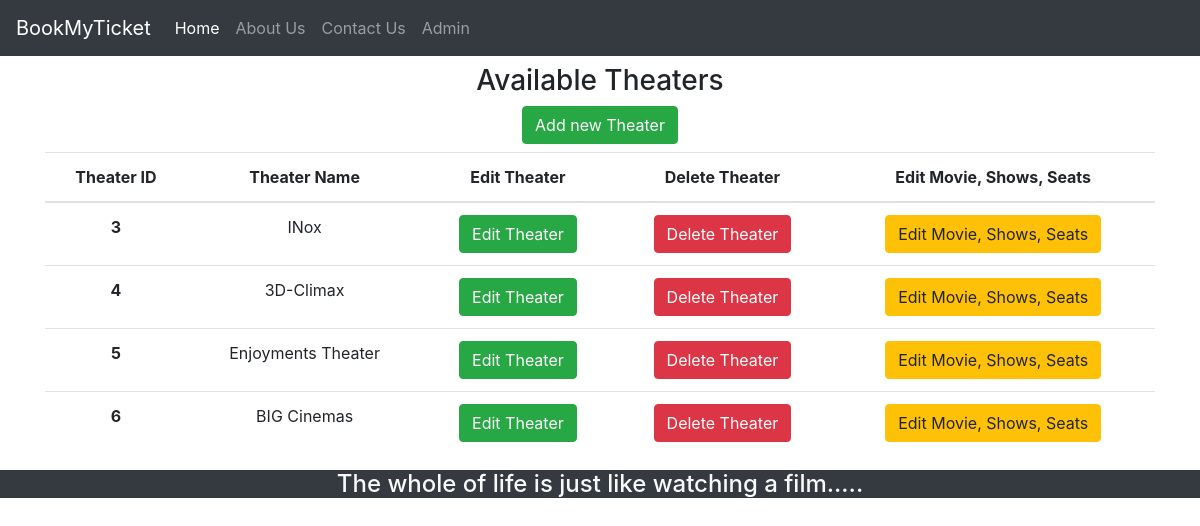
/theater_admin/add/theater, run on an earlier commit of the app's database.
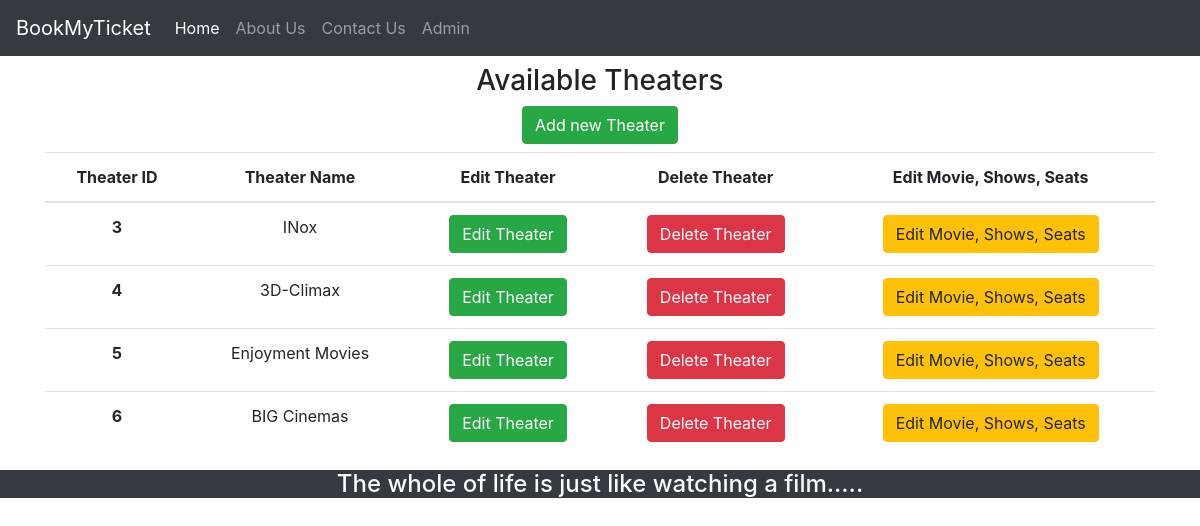
And on a later commit of the database.
### bookings/models.py (models this page shows, shortened)
class Theater(models.Model):
	name = models.CharField(max_length=24, null=True)
	description = models.CharField(max_length=100, null=True)
	located_city = models.ForeignKey(City, null=True,on_delete=models.CASCADE)
	seats_count = models.IntegerField(default=0)
	service_charges = models.IntegerField(default=0)	# add up to movie charges in total bill.

### bookings/views.py (the view)
# urls.py: path('theater_admin/add/theater', views.Admin_Add_Theater),
def Admin_Add_Theater(request):
    theaters = Theater.objects.all()
    return render(request, 'bookings/Admin_Add_Theater.html', {'theaters': theaters})

### bookings/templates/bookings/Admin_Add_Theater.html
{% extends 'bookings/common/HeaderAndFooter.html' %}
{% block content %}
<div class="container text-center">
    <div class="my-2">
        <h3 class="">Available Theaters</h3>
        <button class="btn btn-success">Add new Theater</button>
    </div>
    <div class="">
        <table class="table">
            <thead>
                <tr>
                    <th scope="col">Theater ID</th>
                    <th scope="col">Theater Name</th>
                    <th scope="col">Edit Theater</th>
                    <th scope="col">Delete Theater</th>
                    <th scope="col">Edit Movie, Shows, Seats</th>
                </tr>
            </thead>
            <tbody>
                {% for theater in theaters %}
                <tr>
                    <th scope="row">{{theater.id}}</th>
                    <td></a>{{theater.name}}</td>
                    <td><button class="btn btn-success">Edit Theater</button></td>
                    <td><button class="btn btn-danger">Delete Theater</button></td>
                    <td>
                        <a class="btn btn-warning" href="/theater_admin/add/show_with_seats/{{theater.id}}">Edit Movie, Shows,
                            Seats</a>
                    </td>
                </tr>
                {% endfor %}
            </tbody>
        </table>
    </div>
</div>
{% endblock %}

What changed in the data, as far as the page shows it:
changed Theater id 5: name "Enjoyments Theater" → "Enjoyment Movies"
